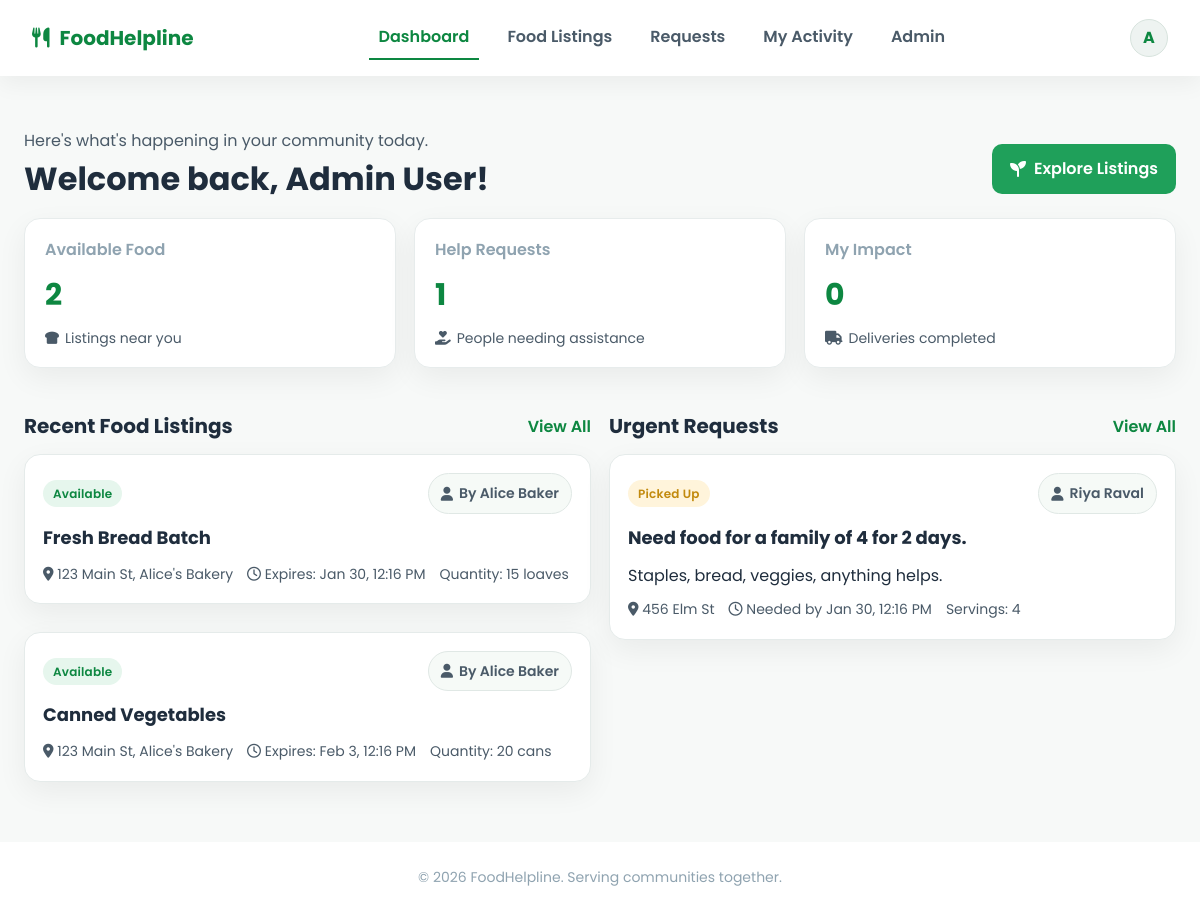
/dashboard.php (signed in), run on the app's committed database.
### tables this page shows
CREATE TABLE IF NOT EXISTS users (
    id INT AUTO_INCREMENT PRIMARY KEY,
    name VARCHAR(255) NOT NULL,
    email VARCHAR(255) NOT NULL UNIQUE,
    phone VARCHAR(20) NOT NULL,
    address VARCHAR(255) DEFAULT NULL,
    organization VARCHAR(255) DEFAULT NULL,
    password VARCHAR(255) NOT NULL,
    role ENUM('admin', 'donor', 'receiver', 'volunteer') NOT NULL,
    profile_completed TINYINT(1) DEFAULT 0,
    created_at TIMESTAMP DEFAULT CURRENT_TIMESTAMP
);

CREATE TABLE IF NOT EXISTS food_listings (
    id INT AUTO_INCREMENT PRIMARY KEY,
    user_id INT NOT NULL,                 
    title VARCHAR(255) NOT NULL,
    description TEXT,
    quantity INT DEFAULT 1,
    unit VARCHAR(50) DEFAULT 'items',
    location VARCHAR(255) NOT NULL,
    expires_at DATETIME NULL,
    status ENUM('available','claimed','completed','expired') DEFAULT 'available',
    claimed_by INT NULL,                  
    volunteer_id INT NULL,                
    created_at TIMESTAMP DEFAULT CURRENT_TIMESTAMP,
    FOREIGN KEY (user_id) REFERENCES users(id) ON DELETE CASCADE,
    FOREIGN KEY (claimed_by) REFERENCES users(id) ON DELETE SET NULL,
    FOREIGN KEY (volunteer_id) REFERENCES users(id) ON DELETE SET NULL
);

CREATE TABLE IF NOT EXISTS assistance_requests (
    id INT AUTO_INCREMENT PRIMARY KEY,
    requester_id INT NOT NULL,
    title VARCHAR(255) NOT NULL,
    description TEXT,
    servings INT DEFAULT 1,
    address VARCHAR(255) NOT NULL,
    needed_by DATETIME NULL,
    status ENUM('open','picked_up','delivered','closed') DEFAULT 'open',
    volunteer_id INT NULL,
    created_at TIMESTAMP DEFAULT CURRENT_TIMESTAMP,
    FOREIGN KEY (requester_id) REFERENCES users(id) ON DELETE CASCADE,
    FOREIGN KEY (volunteer_id) REFERENCES users(id) ON DELETE SET NULL
);

### includes/helpers.php (called while the page is built, shortened)
<?php
function safe($value) {
    return htmlspecialchars($value ?? '', ENT_QUOTES, 'UTF-8');
}
function formatDate($dateString, $format = 'M j, Y') {
    return date($format, strtotime($dateString));
}
function fetchStats(PDO $conn, array $user): array {
    $stats = [
        'available_food' => 0,
        'open_requests'  => 0,
        'my_impact'      => 0
    ];
    $stats['available_food'] = (int)$conn->query("SELECT COUNT(*) FROM food_listings WHERE status = 'available'")->fetchColumn();
    $stats['open_requests']  = (int)$conn->query("SELECT COUNT(*) FROM assistance_requests WHERE status IN ('open','picked_up')")->fetchColumn();
    return $stats;
}
function fetchRecentListings(PDO $conn, int $limit = 5) {
    $stmt = $conn->prepare("SELECT fl.*, u.name AS donor_name FROM food_listings fl
        JOIN users u ON u.id = fl.user_id
        ORDER BY fl.created_at DESC
        LIMIT ?");
    $stmt->bindValue(1, $limit, PDO::PARAM_INT);
    $stmt->execute();
    return $stmt->fetchAll(PDO::FETCH_ASSOC);
}
function fetchUrgentRequests(PDO $conn, int $limit = 5) {
    $stmt = $conn->prepare("SELECT ar.*, u.name AS requester_name FROM assistance_requests ar
        JOIN users u ON u.id = ar.requester_id
        WHERE ar.status IN ('open','picked_up')
        ORDER BY COALESCE(ar.needed_by, ar.created_at) ASC
        LIMIT ?");
    $stmt->bindValue(1, $limit, PDO::PARAM_INT);
    $stmt->execute();
    return $stmt->fetchAll(PDO::FETCH_ASSOC);
}
function statusBadge(string $status): array {
    $map = [
        'available'  => ['label' => 'Available', 'class' => 'badge green'],
        'claimed'    => ['label' => 'Claimed', 'class' => 'badge blue'],
        'completed'  => ['label' => 'Completed', 'class' => 'badge gray'],
        'expired'    => ['label' => 'Expired', 'class' => 'badge gray'],
        'open'       => ['label' => 'Open', 'class' => 'badge blue'],
        'picked_up'  => ['label' => 'Picked Up', 'class' => 'badge amber'],
        'delivered'  => ['label' => 'Delivered', 'class' => 'badge green'],
        'closed'     => ['label' => 'Closed', 'class' => 'badge gray'],
    ];
    return $map[$status] ?? ['label' => ucfirst($status), 'class' => 'badge gray'];
}

### dashboard.php (the view, shortened to what this page needs)
<?php
$active = "dashboard";
include("includes/header.php");
include("includes/helpers.php");
$stats = fetchStats($conn, $currentUser);
$recentListings = fetchRecentListings($conn, 4);
$urgentRequests = fetchUrgentRequests($conn, 3);
?>
<section class="page">
    <div class="section-head" style="margin-bottom:8px;">
        <div>
            <p class="lead" style="margin:0;">Here's what's happening in your community today.</p>
            <h1>Welcome back, <?php echo safe($currentUser['name']); ?>!</h1>
        </div>
        <div class="cta">
            <?php if ($currentUser['role'] === 'donor'): ?>
                <a class="btn primary" href="food_listings.php#donate"><i class="fas fa-plus"></i> Donate Food</a>
            <?php elseif ($currentUser['role'] === 'volunteer'): ?>
                <a class="btn primary" href="activity.php"><i class="fas fa-route"></i> View Tasks</a>
            <?php else: ?>
                <a class="btn primary" href="food_listings.php"><i class="fas fa-seedling"></i> Explore Listings</a>
            <?php endif; ?>
        </div>
    </div>
    <div class="grid stats">
        <div class="card stat-card">
            <div class="label">Available Food</div>
            <div class="value"><?php echo $stats['available_food']; ?></div>
            <div class="meta"><i class="fas fa-bread-slice"></i> Listings near you</div>
        </div>
        <div class="card stat-card">
            <div class="label">Help Requests</div>
            <div class="value"><?php echo $stats['open_requests']; ?></div>
            <div class="meta"><i class="fas fa-hand-holding-heart"></i> People needing assistance</div>
        </div>
        <div class="card stat-card">
            <div class="label">My Impact</div>
            <div class="value"><?php echo $stats['my_impact']; ?></div>
            <div class="meta"><i class="fas fa-truck"></i> Deliveries completed</div>
        </div>
    </div>
    <div class="grid two">
        <div>
            <div class="section-head">
                <h3>Recent Food Listings</h3>
                <a href="food_listings.php">View All</a>
            </div>
            <?php if (count($recentListings) === 0): ?>
                <div class="empty">No active listings at the moment.</div>
            <?php else: ?>
                <div class="grid cards">
                    <?php foreach ($recentListings as $listing): ?>
                        <?php $badge = statusBadge($listing['status']); ?>
                        <div class="listing-card">
                            <div class="meta" style="justify-content: space-between;">
                                <span class="<?php echo $badge['class']; ?>"><?php echo $badge['label']; ?></span>
                                <span class="pill"><i class="fas fa-user"></i> By <?php echo safe($listing['donor_name']); ?></span>
                            </div>
                            <h4><?php echo safe($listing['title']); ?></h4>
                            <div class="meta">
                                <span><i class="fas fa-map-marker-alt"></i> <?php echo safe($listing['location']); ?></span>
                                <span><i class="far fa-clock"></i> Expires: <?php echo formatDate($listing['expires_at'], 'M j, g:i A'); ?></span>
                                <span>Quantity: <?php echo (int)$listing['quantity'] . ' ' . safe($listing['unit']); ?></span>
                            </div>
                        </div>
                    <?php endforeach; ?>
                </div>
            <?php endif; ?>
        </div>
        <div>
            <div class="section-head">
                <h3>Urgent Requests</h3>
                <a href="requests.php">View All</a>
            </div>
            <?php if (count($urgentRequests) === 0): ?>
                <div class="empty">No active requests at the moment.</div>
            <?php else: ?>
                <div class="grid cards">
                    <?php foreach ($urgentRequests as $req): ?>
                        <?php $badge = statusBadge($req['status']); ?>
                        <div class="request-card">
                            <div class="meta" style="justify-content: space-between;">
                                <span class="<?php echo $badge['class']; ?>"><?php echo $badge['label']; ?></span>
                                <span class="pill"><i class="fas fa-user"></i> <?php echo safe($req['requester_name']); ?></span>
                            </div>
                            <h4><?php echo safe($req['title']); ?></h4>
                            <p><?php echo safe($req['description']); ?></p>
                            <div class="meta">
                                <span><i class="fas fa-map-marker-alt"></i> <?php echo safe($req['address']); ?></span>
                                <?php if ($req['needed_by']): ?>
                                    <span><i class="far fa-clock"></i> Needed by <?php echo formatDate($req['needed_by'], 'M j, g:i A'); ?></span>
                                <?php endif; ?>
                                <span>Servings: <?php echo (int)$req['servings']; ?></span>
                            </div>
                        </div>
                    <?php endforeach; ?>
                </div>
            <?php endif; ?>
        </div>
    </div>
</section>
<?php include("includes/footer.php"); ?>

### includes/header.php (shortened to what this page needs)
<?php
include_once __DIR__ . '/db.php';
$active = $active ?? '';
$userStmt = $conn->prepare("SELECT * FROM users WHERE id = ? LIMIT 1");
$userStmt->execute([$_SESSION['user_id']]);
$currentUser = $userStmt->fetch(PDO::FETCH_ASSOC);
$firstInitial = strtoupper(substr($currentUser['name'], 0, 1));
?>
<!DOCTYPE html>
<html lang="en">
<head>
    <link rel="stylesheet" href="https://cdnjs.cloudflare.com/ajax/libs/font-awesome/6.4.2/css/all.min.css">
    <link rel="stylesheet" href="<?php echo BASE_URL; ?>assets/css/style.css">
</head>
<body class="app-body">
<header class="app-nav">
    <div class="brand">
        <a href="<?php echo BASE_URL; ?>dashboard.php">
            <i class="fas fa-utensils"></i>
            <span>FoodHelpline</span>
        </a>
    </div>
    <nav class="nav-links">
        <a class="<?php echo $active === 'dashboard' ? 'active' : ''; ?>" href="<?php echo BASE_URL; ?>dashboard.php">Dashboard</a>
        <a class="<?php echo $active === 'listings' ? 'active' : ''; ?>" href="<?php echo BASE_URL; ?>food_listings.php">Food Listings</a>
        <a class="<?php echo $active === 'requests' ? 'active' : ''; ?>" href="<?php echo BASE_URL; ?>requests.php">Requests</a>
        <a class="<?php echo $active === 'activity' ? 'active' : ''; ?>" href="<?php echo BASE_URL; ?>activity.php">My Activity</a>
        <?php if ($currentUser['role'] === 'admin'): ?>
            <a class="<?php echo $active === 'admin' ? 'active' : ''; ?>" href="<?php echo BASE_URL; ?>admin/dashboard.php">Admin</a>
        <?php endif; ?>
    </nav>
    <div class="nav-cta">
        <div class="avatar" data-dropdown="user-menu">
            <?php echo htmlspecialchars($firstInitial); ?>
        </div>
    </div>
</header>
<main>

### assets/css/style.css (style rules this page uses)
:root { --green: #1fa05a; --green-dark: #0d8741; --yellow: #f4ad22; --red: #d94141; --gray-900: #1f2d3d; --gray-700: #4a5a68; --gray-500: #8fa3b0; --gray-300: #dce5eb; --gray-100: #f7f9f8; --card-shadow: 0 10px 30px rgba(0, 0, 0, 0.06); font-family: "Poppins", system-ui, -apple-system, sans-serif; }
* { box-sizing: border-box; margin: 0; padding: 0; }
body { background: var(--gray-100); color: var(--gray-900); line-height: 1.6; }
a { color: var(--green); text-decoration: none; }
.btn { display: inline-flex; align-items: center; gap: 8px; border: none; border-radius: 10px; padding: 12px 18px; font-weight: 600; cursor: pointer; transition: all 0.2s ease; text-decoration: none; }
.btn.primary { background: var(--green); color: #fff; }
.badge { display: inline-flex; align-items: center; padding: 4px 10px; border-radius: 20px; font-size: 12px; font-weight: 600; letter-spacing: 0.2px; }
.badge.green { background: #e6f6ed; color: var(--green-dark); }
.badge.amber { background: #fff4db; color: #c28a0e; }
.app-body { min-height: 100vh; }
.app-nav { position: sticky; top: 0; z-index: 50; background: #fff; display: flex; align-items: center; justify-content: space-between; padding: 16px 32px; box-shadow: 0 8px 22px rgba(0, 0, 0, 0.05); }
.brand a { display: inline-flex; align-items: center; gap: 10px; font-size: 20px; font-weight: 700; color: var(--green-dark); }
.nav-links { display: flex; gap: 18px; }
.nav-links a { color: var(--gray-700); font-weight: 600; padding: 8px 10px; border-bottom: 2px solid transparent; }
.nav-links a.active { color: var(--green-dark); border-color: var(--green-dark); }
.nav-cta { display: flex; align-items: center; gap: 12px; position: relative; }
.avatar { width: 38px; height: 38px; border-radius: 50%; background: #eef3f1; color: var(--green-dark); display: grid; place-items: center; font-weight: 700; cursor: pointer; border: 1px solid #d7e3dd; }
.page { max-width: 1200px; margin: 0 auto; padding: 32px 24px 60px; }
.page h1 { font-size: 32px; margin-bottom: 6px; }
.page p.lead { color: var(--gray-700); margin-bottom: 20px; }
.grid { display: grid; gap: 18px; }
.grid.stats { grid-template-columns: repeat(auto-fit, minmax(220px, 1fr)); margin-bottom: 22px; }
.grid.two { grid-template-columns: repeat(auto-fit, minmax(320px, 1fr)); }
.grid.cards { grid-template-columns: repeat(auto-fit, minmax(280px, 1fr)); }
.card { background: #fff; border: 1px solid #e7ecec; border-radius: 16px; padding: 18px 20px; box-shadow: var(--card-shadow); }
.stat-card { display: flex; flex-direction: column; gap: 8px; }
.stat-card .label { color: var(--gray-500); font-weight: 600; }
.stat-card .value { font-size: 30px; font-weight: 700; color: var(--green-dark); }
.stat-card .meta { display: flex; align-items: center; gap: 6px; color: var(--gray-700); font-size: 14px; }
.section-head { display: flex; justify-content: space-between; align-items: center; margin: 20px 0 12px; }
.section-head h3 { font-size: 20px; }
.section-head a { font-weight: 600; color: var(--green-dark); }
.listing-card, .request-card { display: grid; gap: 10px; background: #fff; border: 1px solid #e5ebea; border-radius: 16px; padding: 18px; box-shadow: var(--card-shadow); }
.listing-card h4, .request-card h4 { font-size: 18px; }
.listing-card .meta, .request-card .meta { color: var(--gray-700); font-size: 14px; display: flex; gap: 14px; align-items: center; flex-wrap: wrap; }
.pill { display: inline-flex; align-items: center; gap: 6px; padding: 8px 12px; border-radius: 999px; border: 1px solid #e0e8e5; background: #f6faf7; color: var(--gray-700); font-weight: 600; font-size: 14px; }
.cards { display: grid; grid-template-columns: repeat(auto-fit, minmax(240px, 1fr)); gap: 28px; }

### data on the page
users: name "A", name "Admin User"
food_listings: status "Available", user.name "Alice Baker", title "Fresh Bread Batch", location "123 Main St, Alice's Bakery", expires_at "Jan 30, 12:16 PM", quantity "15", unit "loaves"
food_listings: status "Available", user.name "Alice Baker", title "Canned Vegetables", location "123 Main St, Alice's Bakery", expires_at "Feb 3, 12:16 PM", quantity "20", unit "cans"
assistance_requests: status "Picked Up", requester.name "Riya Raval", title "Need food for a family of 4 for 2 days.", description "Staples, bread, veggies, anything helps.", address "456 Elm St", needed_by "Jan 30, 12:16 PM", servings "4"

### other printed values
$stats['available_food'] "2"
$stats['open_requests'] "1"
$stats['my_impact'] "0"
